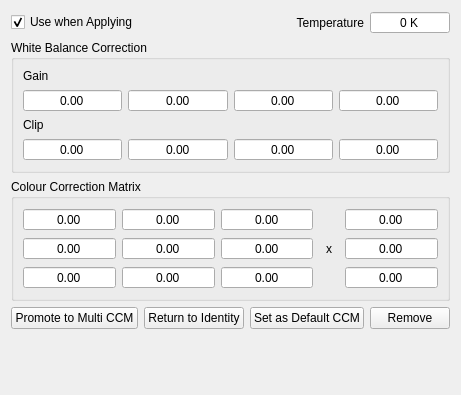
<?xml version="1.0" encoding="UTF-8"?>
<ui version="4.0">
 <class>CCMPatch</class>
 <widget class="QWidget" name="CCMPatch">
  <property name="geometry">
   <rect>
    <x>0</x>
    <y>0</y>
    <width>429</width>
    <height>395</height>
   </rect>
  </property>
  <property name="windowTitle">
   <string>CCMPatch</string>
  </property>
  <layout class="QGridLayout" name="gridLayout">
   <item row="1" column="0" colspan="4">
    <widget class="QGroupBox" name="CCM_wbc_gb">
     <property name="title">
      <string>White Balance Correction</string>
     </property>
     <layout class="QGridLayout" name="gridLayout_4">
      <item row="1" column="3">
       <widget class="QDoubleSpinBox" name="CCM_gain2_sb">
        <property name="alignment">
         <set>Qt::AlignCenter</set>
        </property>
        <property name="buttonSymbols">
         <enum>QAbstractSpinBox::NoButtons</enum>
        </property>
       </widget>
      </item>
      <item row="1" column="0">
       <widget class="QDoubleSpinBox" name="CCM_gain0_sb">
        <property name="alignment">
         <set>Qt::AlignCenter</set>
        </property>
        <property name="buttonSymbols">
         <enum>QAbstractSpinBox::NoButtons</enum>
        </property>
       </widget>
      </item>
      <item row="1" column="1">
       <widget class="QDoubleSpinBox" name="CCM_gain1_sb">
        <property name="alignment">
         <set>Qt::AlignCenter</set>
        </property>
        <property name="buttonSymbols">
         <enum>QAbstractSpinBox::NoButtons</enum>
        </property>
       </widget>
      </item>
      <item row="0" column="0">
       <widget class="QLabel" name="label_3">
        <property name="text">
         <string>Gain</string>
        </property>
       </widget>
      </item>
      <item row="1" column="4">
       <widget class="QDoubleSpinBox" name="CCM_gain3_sb">
        <property name="alignment">
         <set>Qt::AlignCenter</set>
        </property>
        <property name="buttonSymbols">
         <enum>QAbstractSpinBox::NoButtons</enum>
        </property>
       </widget>
      </item>
      <item row="2" column="0">
       <widget class="QLabel" name="label_4">
        <property name="text">
         <string>Clip</string>
        </property>
       </widget>
      </item>
      <item row="3" column="0">
       <widget class="QDoubleSpinBox" name="CCM_clip0_sb">
        <property name="alignment">
         <set>Qt::AlignCenter</set>
        </property>
        <property name="buttonSymbols">
         <enum>QAbstractSpinBox::NoButtons</enum>
        </property>
       </widget>
      </item>
      <item row="3" column="1">
       <widget class="QDoubleSpinBox" name="CCM_clip1_sb">
        <property name="alignment">
         <set>Qt::AlignCenter</set>
        </property>
        <property name="buttonSymbols">
         <enum>QAbstractSpinBox::NoButtons</enum>
        </property>
       </widget>
      </item>
      <item row="3" column="3">
       <widget class="QDoubleSpinBox" name="CCM_clip2_sb">
        <property name="alignment">
         <set>Qt::AlignCenter</set>
        </property>
        <property name="buttonSymbols">
         <enum>QAbstractSpinBox::NoButtons</enum>
        </property>
       </widget>
      </item>
      <item row="3" column="4">
       <widget class="QDoubleSpinBox" name="CCM_clip3_sb">
        <property name="alignment">
         <set>Qt::AlignCenter</set>
        </property>
        <property name="buttonSymbols">
         <enum>QAbstractSpinBox::NoButtons</enum>
        </property>
       </widget>
      </item>
     </layout>
    </widget>
   </item>
   <item row="2" column="0" colspan="4">
    <widget class="QGroupBox" name="CCM_ccm_gb">
     <property name="title">
      <string>Colour Correction Matrix</string>
     </property>
     <layout class="QGridLayout" name="gridLayout_5">
      <item row="0" column="0" rowspan="2" colspan="2">
       <layout class="QGridLayout" name="gridLayout_3">
        <item row="1" column="0">
         <widget class="QDoubleSpinBox" name="CCM_matrix0_sb">
          <property name="alignment">
           <set>Qt::AlignCenter</set>
          </property>
          <property name="buttonSymbols">
           <enum>QAbstractSpinBox::NoButtons</enum>
          </property>
         </widget>
        </item>
        <item row="2" column="0">
         <widget class="QDoubleSpinBox" name="CCM_matrix3_sb">
          <property name="alignment">
           <set>Qt::AlignCenter</set>
          </property>
          <property name="buttonSymbols">
           <enum>QAbstractSpinBox::NoButtons</enum>
          </property>
         </widget>
        </item>
        <item row="1" column="1">
         <widget class="QDoubleSpinBox" name="CCM_matrix1_sb">
          <property name="alignment">
           <set>Qt::AlignCenter</set>
          </property>
          <property name="buttonSymbols">
           <enum>QAbstractSpinBox::NoButtons</enum>
          </property>
         </widget>
        </item>
        <item row="1" column="2">
         <widget class="QDoubleSpinBox" name="CCM_matrix2_sb">
          <property name="alignment">
           <set>Qt::AlignCenter</set>
          </property>
          <property name="buttonSymbols">
           <enum>QAbstractSpinBox::NoButtons</enum>
          </property>
         </widget>
        </item>
        <item row="1" column="3">
         <widget class="QLabel" name="label_6">
          <property name="maximumSize">
           <size>
            <width>20</width>
            <height>16777215</height>
           </size>
          </property>
          <property name="text">
           <string/>
          </property>
          <property name="alignment">
           <set>Qt::AlignCenter</set>
          </property>
         </widget>
        </item>
        <item row="2" column="1">
         <widget class="QDoubleSpinBox" name="CCM_matrix4_sb">
          <property name="alignment">
           <set>Qt::AlignCenter</set>
          </property>
          <property name="buttonSymbols">
           <enum>QAbstractSpinBox::NoButtons</enum>
          </property>
         </widget>
        </item>
        <item row="2" column="4">
         <widget class="QDoubleSpinBox" name="CCM_offsets1_sb">
          <property name="alignment">
           <set>Qt::AlignCenter</set>
          </property>
          <property name="buttonSymbols">
           <enum>QAbstractSpinBox::NoButtons</enum>
          </property>
         </widget>
        </item>
        <item row="3" column="1">
         <widget class="QDoubleSpinBox" name="CCM_matrix7_sb">
          <property name="alignment">
           <set>Qt::AlignCenter</set>
          </property>
          <property name="buttonSymbols">
           <enum>QAbstractSpinBox::NoButtons</enum>
          </property>
         </widget>
        </item>
        <item row="3" column="4">
         <widget class="QDoubleSpinBox" name="CCM_offsets2_sb">
          <property name="alignment">
           <set>Qt::AlignCenter</set>
          </property>
          <property name="buttonSymbols">
           <enum>QAbstractSpinBox::NoButtons</enum>
          </property>
         </widget>
        </item>
        <item row="3" column="0">
         <widget class="QDoubleSpinBox" name="CCM_matrix6_sb">
          <property name="alignment">
           <set>Qt::AlignCenter</set>
          </property>
          <property name="buttonSymbols">
           <enum>QAbstractSpinBox::NoButtons</enum>
          </property>
         </widget>
        </item>
        <item row="3" column="2">
         <widget class="QDoubleSpinBox" name="CCM_matrix8_sb">
          <property name="alignment">
           <set>Qt::AlignCenter</set>
          </property>
          <property name="buttonSymbols">
           <enum>QAbstractSpinBox::NoButtons</enum>
          </property>
         </widget>
        </item>
        <item row="3" column="3">
         <widget class="QLabel" name="label_8">
          <property name="maximumSize">
           <size>
            <width>20</width>
            <height>16777215</height>
           </size>
          </property>
          <property name="text">
           <string/>
          </property>
          <property name="alignment">
           <set>Qt::AlignCenter</set>
          </property>
         </widget>
        </item>
        <item row="1" column="4">
         <widget class="QDoubleSpinBox" name="CCM_offsets0_sb">
          <property name="alignment">
           <set>Qt::AlignCenter</set>
          </property>
          <property name="buttonSymbols">
           <enum>QAbstractSpinBox::NoButtons</enum>
          </property>
         </widget>
        </item>
        <item row="2" column="3">
         <widget class="QLabel" name="label_7">
          <property name="maximumSize">
           <size>
            <width>20</width>
            <height>16777215</height>
           </size>
          </property>
          <property name="text">
           <string>x</string>
          </property>
          <property name="alignment">
           <set>Qt::AlignCenter</set>
          </property>
         </widget>
        </item>
        <item row="2" column="2">
         <widget class="QDoubleSpinBox" name="CCM_matrix5_sb">
          <property name="alignment">
           <set>Qt::AlignCenter</set>
          </property>
          <property name="buttonSymbols">
           <enum>QAbstractSpinBox::NoButtons</enum>
          </property>
         </widget>
        </item>
       </layout>
      </item>
     </layout>
    </widget>
   </item>
   <item row="0" column="2">
    <widget class="QLabel" name="label">
     <property name="text">
      <string>Temperature</string>
     </property>
     <property name="alignment">
      <set>Qt::AlignRight|Qt::AlignTrailing|Qt::AlignVCenter</set>
     </property>
    </widget>
   </item>
   <item row="0" column="3">
    <widget class="QSpinBox" name="CCM_temp_sb">
     <property name="alignment">
      <set>Qt::AlignCenter</set>
     </property>
     <property name="buttonSymbols">
      <enum>QAbstractSpinBox::NoButtons</enum>
     </property>
     <property name="suffix">
      <string> K</string>
     </property>
     <property name="maximum">
      <number>100000</number>
     </property>
    </widget>
   </item>
   <item row="3" column="3">
    <widget class="QPushButton" name="CCM_remove_btn">
     <property name="text">
      <string>Remove</string>
     </property>
    </widget>
   </item>
   <item row="3" column="2">
    <widget class="QPushButton" name="CCM_default_btn">
     <property name="text">
      <string>Set as Default CCM</string>
     </property>
    </widget>
   </item>
   <item row="3" column="1">
    <widget class="QPushButton" name="CCM_identity_btn">
     <property name="text">
      <string>Return to Identity</string>
     </property>
    </widget>
   </item>
   <item row="0" column="0">
    <widget class="QCheckBox" name="CCM_use_cb">
     <property name="text">
      <string>Use when Applying</string>
     </property>
     <property name="checked">
      <bool>true</bool>
     </property>
    </widget>
   </item>
   <item row="3" column="0">
    <widget class="QPushButton" name="CCM_promote_btn">
     <property name="text">
      <string>Promote to Multi CCM</string>
     </property>
    </widget>
   </item>
   <item row="4" column="0">
    <spacer name="verticalSpacer">
     <property name="orientation">
      <enum>Qt::Vertical</enum>
     </property>
     <property name="sizeHint" stdset="0">
      <size>
       <width>20</width>
       <height>40</height>
      </size>
     </property>
    </spacer>
   </item>
  </layout>
 </widget>
 <tabstops>
  <tabstop>CCM_use_cb</tabstop>
  <tabstop>CCM_temp_sb</tabstop>
  <tabstop>CCM_gain0_sb</tabstop>
  <tabstop>CCM_gain1_sb</tabstop>
  <tabstop>CCM_gain2_sb</tabstop>
  <tabstop>CCM_gain3_sb</tabstop>
  <tabstop>CCM_clip0_sb</tabstop>
  <tabstop>CCM_clip1_sb</tabstop>
  <tabstop>CCM_clip2_sb</tabstop>
  <tabstop>CCM_clip3_sb</tabstop>
  <tabstop>CCM_matrix0_sb</tabstop>
  <tabstop>CCM_matrix1_sb</tabstop>
  <tabstop>CCM_matrix2_sb</tabstop>
  <tabstop>CCM_offsets0_sb</tabstop>
  <tabstop>CCM_matrix3_sb</tabstop>
  <tabstop>CCM_matrix4_sb</tabstop>
  <tabstop>CCM_matrix5_sb</tabstop>
  <tabstop>CCM_offsets1_sb</tabstop>
  <tabstop>CCM_matrix6_sb</tabstop>
  <tabstop>CCM_matrix7_sb</tabstop>
  <tabstop>CCM_matrix8_sb</tabstop>
  <tabstop>CCM_offsets2_sb</tabstop>
  <tabstop>CCM_promote_btn</tabstop>
  <tabstop>CCM_identity_btn</tabstop>
  <tabstop>CCM_default_btn</tabstop>
  <tabstop>CCM_remove_btn</tabstop>
 </tabstops>
 <resources/>
 <connections/>
</ui>
